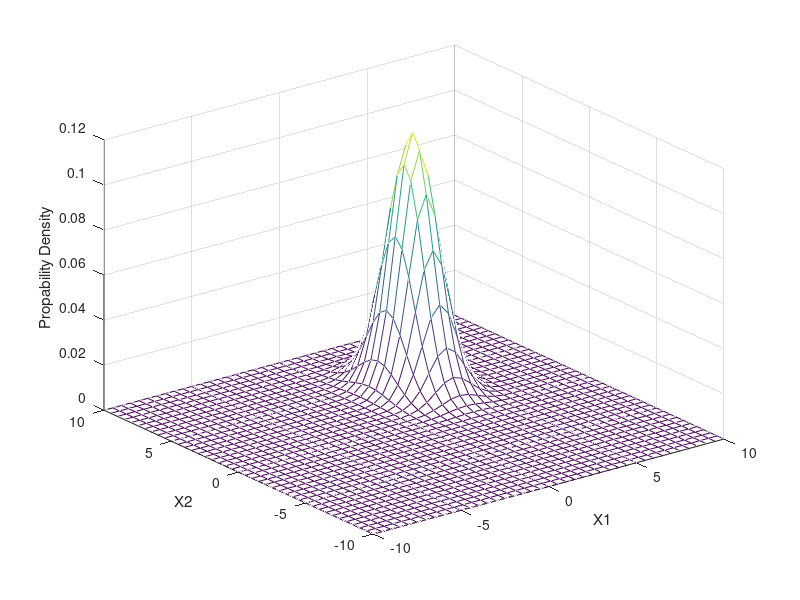

This figure's MATLAB source:
% Mahalanobis distance 
% https://www.youtube.com/watch?v=spNpfmWZBmg

mu = [3 4];
sigma = [1 0; 0 2];

dim_x1 = -10:0.5:10;
dim_x2 = dim_x1;
[X1, X2] = meshgrid(dim_x1, dim_x2);
Z = mvnpdf([X1(:) X2(:)], mu, sigma);
Z = reshape(Z, length(dim_x1) ,length(dim_x2));

mesh(X1, X2, Z);
xlabel('X1');
ylabel('X2');
zlabel('Propability Density');
print('pdf.png', '-dpng')

% Create first a random distribution using the given parameters
mahal_X = mvnrnd(mu, sigma, 1000000);

% Adjust for the squared values by taking the square root
mahal_10_10 = sqrt(mahal([10 10], mahal_X));
mahal_0_0 = sqrt(mahal([0 0], mahal_X));
mahal_3_4 = sqrt(mahal([3 4], mahal_X));
mahal_6_8 = sqrt(mahal([6 8], mahal_X));
